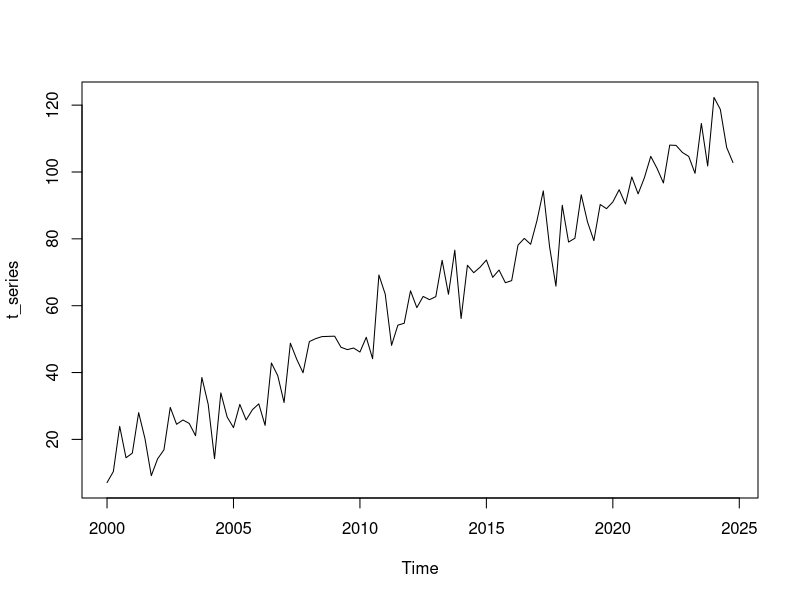
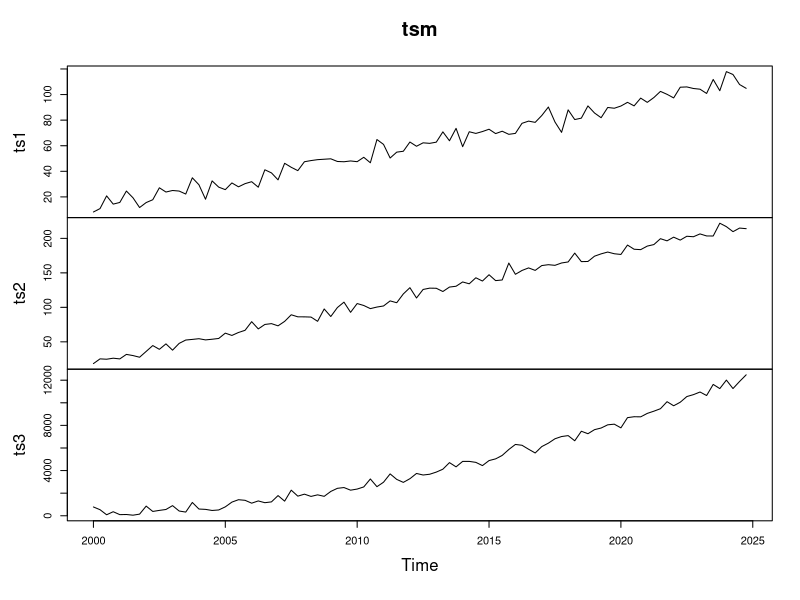
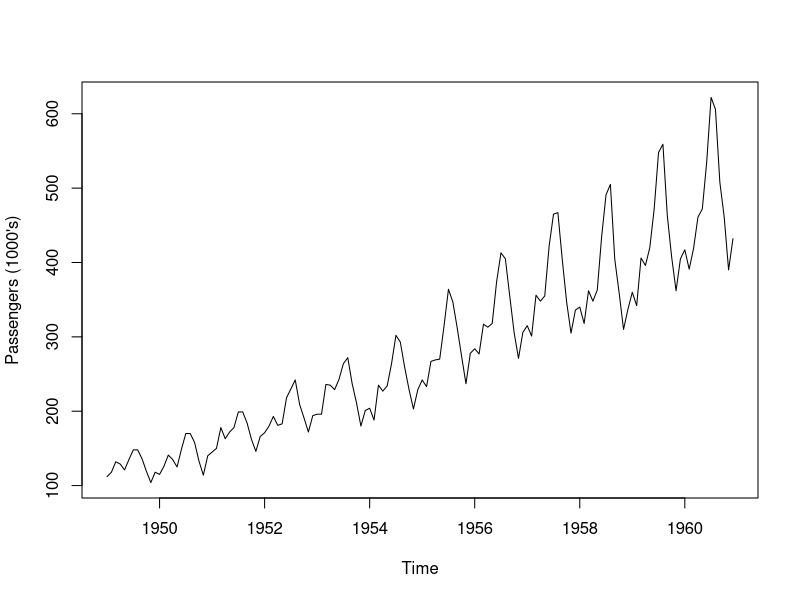
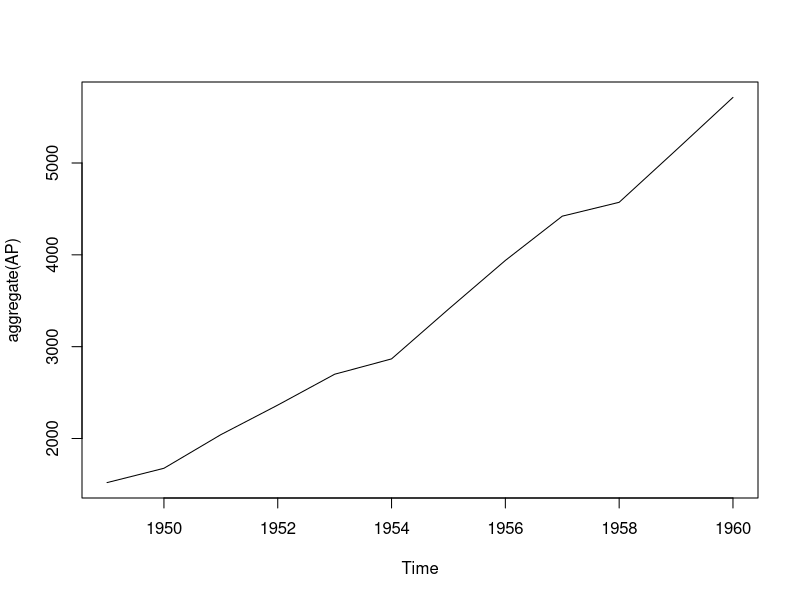
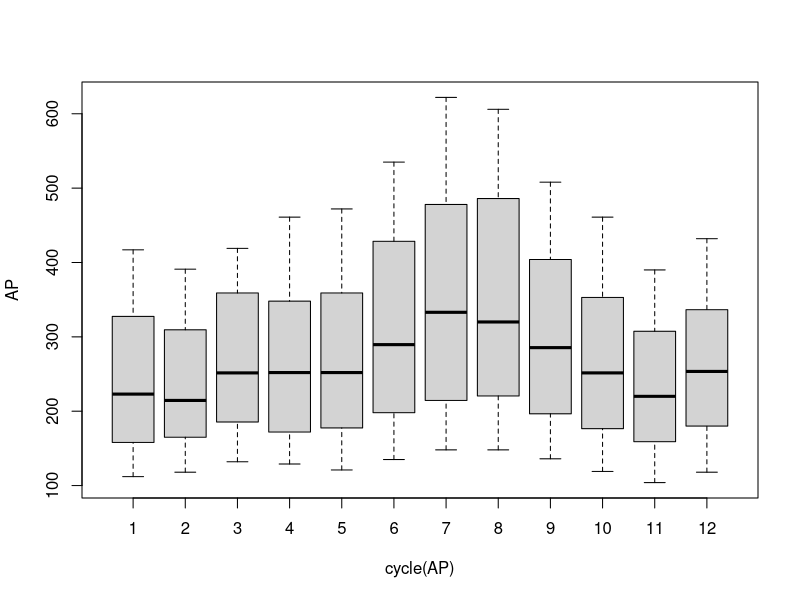
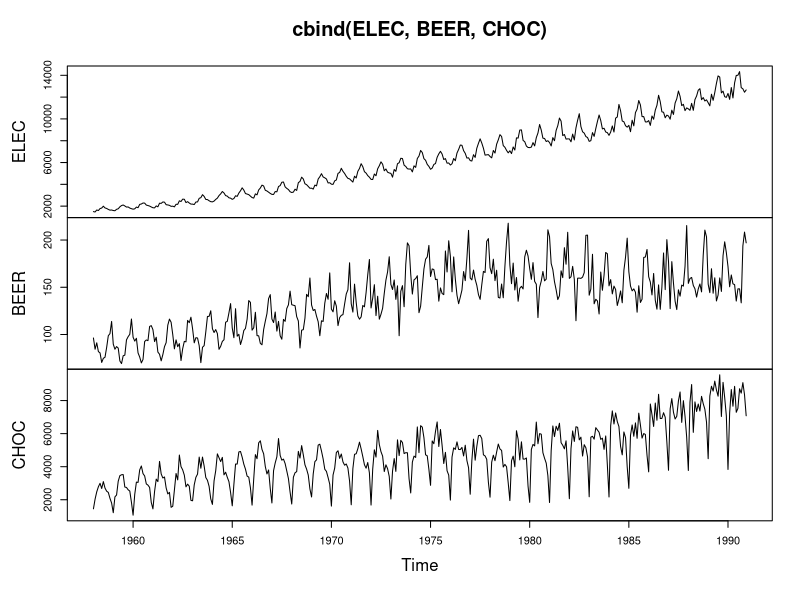
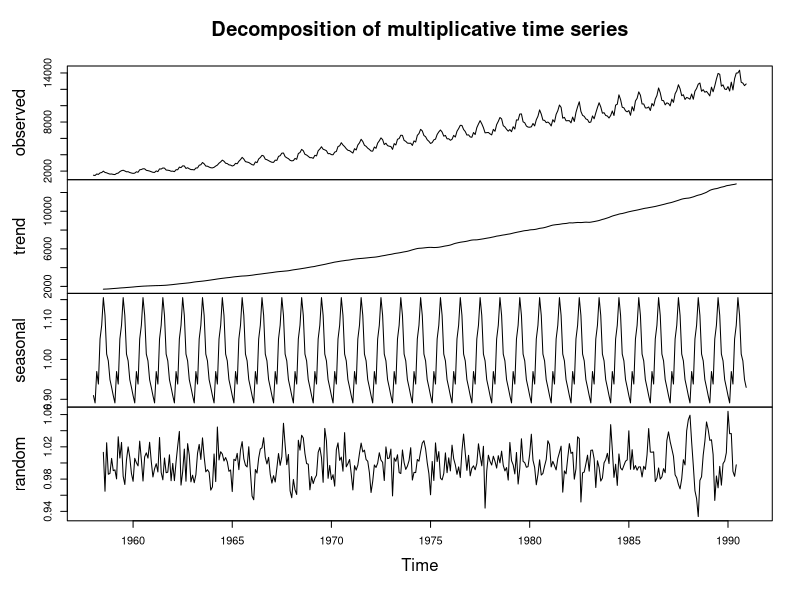
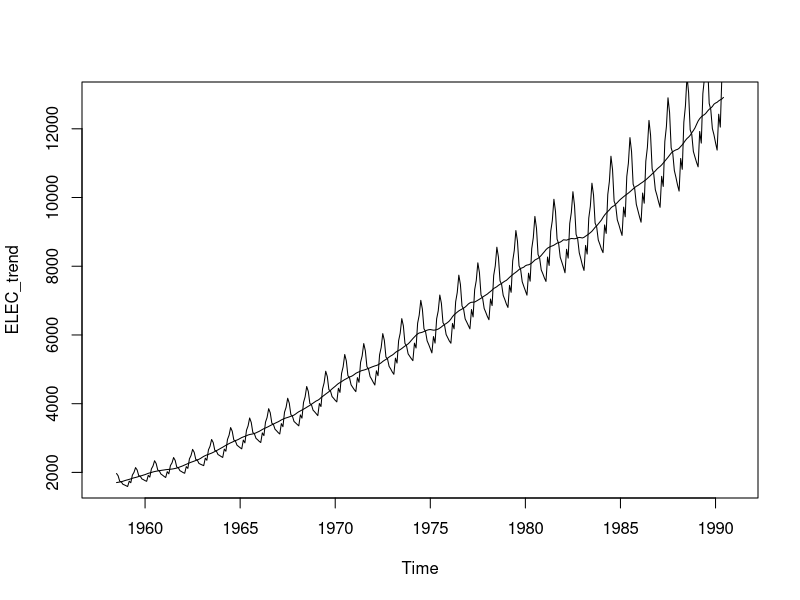

Generate these figures, in order, with R:
library(ggplot2)

# Time series object

prelim <- function(){
  # Generates a sequence of random numbers distributed
  # according to a normal distribution
  set.seed(123)
  t <- seq(from=1, to=100, by=1) + 10 + rnorm(100, sd=7)
  t_series <- ts(t, start=c(2000, 1), frequency=4)
  print(t_series)
  plot(t_series)
}
prelim()

prelim_2 <- function(){
  set.seed(123)
  t <- seq(from=1, to=100, by=1) + 10
  ts1 <- t + rnorm(100, sd=5)
  ts2 <- 2*t + rnorm(100, sd=5)
  ts3 <- t^2 + rnorm(100, sd=300)
  
  tsm <- cbind(ts1, ts2, ts3)
  
  tsm <- ts(tsm, start=c(2000, 1), frequency=4)
  
  plot(tsm)
}
prelim_2()


ap <- function(){
  data(AirPassengers)
  AP <- AirPassengers
  print(AP)
  print(class(AP))
  
  print(start(AP))
  print(end(AP))
  print(frequency(AP))
  plot(AP, ylab="Passengers (1000's)")
  #layout(2:1)
  plot(aggregate(AP))
  boxplot(AP ~ cycle(AP))
}
ap()


CBE <- read.csv("datasets/cbe.dat", header=TRUE)
print(paste("CBE is a ", class(CBE)))
head(CBE)
ELEC <- ts(CBE[, 3], start=1958, freq=12)
BEER <- ts(CBE[, 2], start=1958, freq=12)
CHOC <- ts(CBE[, 1], start=1958, freq=12)
plot(cbind(ELEC, BEER, CHOC))
layout(1:1)

# Time series decomposition

ELEC_decom <- decompose(ELEC, type="mult")
plot(ELEC_decom)

ELEC_trend <- ELEC_decom$trend
ELEC_seasonal <- ELEC_decom$seasonal

plot(ELEC_trend)
lines(ELEC_trend * ELEC_seasonal)


# ACF

viscosity <- read.csv("datasets/viscosity.csv", header=FALSE)[, 2]
print(viscosity)
plot(viscosity)
acf(viscosity)


# Variogram
myvariogram <- function(x, lag){
  Lag <- NULL
  vark <- NULL
  vario <- NULL
  for (k in 1: lag){
    Lag[k] <- k
    vark[k] <- sd(diff(x, k))^2
    vario[k] <- vark[k] / vark[1]
  }
  return (as.data.frame(cbind(Lag, vario)))
}
variogram_prodution <- myvariogram(viscosity, length(viscosity)/4)
print(variogram_prodution)
# Plot
ggplot(variogram_prodution, aes(x=Lag, y=vario))+
  geom_col()+
  labs(x="Lag", y="Variogram", title="Variogram of viscosity")+
  theme_classic()+
  theme(plot.title=element_text(size=rel(1.5),
                                face="bold",
                                hjust=0.5),
        axis.title=element_text(size=rel(1.5)),
        legend.position="bottom")
